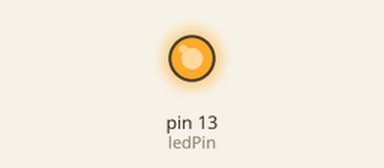
This sketch was run on a simulated Arduino Uno, built with avr-gcc and run on an emulated ATmega328P. Shown: output pins drawn as LEDs (lit = HIGH).

Above: at 0.15 s.
At 21.8 s:
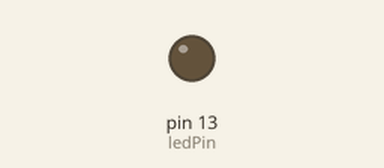
Timing chart, 0 to 22.9 s (numbered marks = the images above):
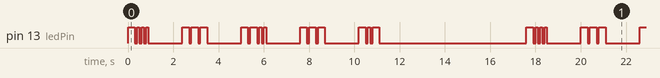

The sketch:

ornek_4.ino
```cpp
//Latin alfabesini mors alfabesine çevirip ona göre ışık veren arduino kodu

const int ledPin =13; // LED'in bağlı olduğu pin
const int dotDuration = 100; // Nokta süresi (ms)
const int dashDuration = 3 * dotDuration; // Çizgi süresi (ms)
const int letterSpace = 3 * dotDuration; // Harfler arası boşluk (ms)
const int wordSpace = 7 * dotDuration; // Kelimeler arası boşluk (ms)

// Morse kodları için eşleme tablosu
const char* morseCode[] = {
    ".-", "-...", "-.-.", "-..", ".", "..-.", "--.", "....", "..", ".---", "-.-", ".-..", "--", "-.", "---", ".--.", "--.-", ".-.", "...", "-", "..-", "...-", ".--", "-..-", "-.--", "--..", // A-Z
    "-----", ".----", "..---", "...--", "....-", ".....", "-....", "--...", "---..", "----." // 0-9
};

const char letters[] = "ABCDEFGHIJKLMNOPQRSTUVWXYZ0123456789";

void setup() {
    pinMode(ledPin, OUTPUT);
    Serial.begin(9600);
}

// Verilen karakteri Morse koduna çeviren fonksiyon
String charToMorse(char c) {
    c = toupper(c); // Büyük harfe çevir
    if (c >= 'A' && c <= 'Z') {
        return morseCode[c - 'A'];
    } else if (c >= '0' && c <= '9') {
        return morseCode[26 + (c - '0')];
    } else if (c == ' ') {
        return " "; // Boşluk karakterini ayırt etmek için
    } else {
        return ""; // Desteklenmeyen karakterler için boş
    }
}

void dot() {
    digitalWrite(ledPin, HIGH);
    delay(dotDuration);
    digitalWrite(ledPin, LOW);
    delay(dotDuration);
}

void dash() {
    digitalWrite(ledPin, HIGH);
    delay(dashDuration);
    digitalWrite(ledPin, LOW);
    delay(dotDuration);
}

void playMorse(String morse) {
    for (int i = 0; i < morse.length(); i++) {
        char symbol = morse[i];
        if (symbol == '.') {
            dot();
        } else if (symbol == '-') {
            dash();
        } else if (symbol == ' ') {
            delay(letterSpace); // Harfler arası boşluk
        }
    }
    delay(wordSpace); // Kelimeler arası boşluk
}

void loop() {
    String message = "BOZOK"; // Morse koduna çevrilecek mesaj

    for (int i = 0; i < message.length(); i++) {
        char character = message[i];
        String morse = charToMorse(character); // Karakteri Morse koduna çevir
        playMorse(morse); // Morse kodunu LED ile göster
        delay(wordSpace); // Kelime arası boşluk
    }

    delay(5000); // Mesajın tekrar edilmeden önce bekleme süresi
}
```

Measured:
- by itself, pin 13 (ledPin): moves between LOW and HIGH, repeating every 17.6 s
- by itself, everything shown: repeats every 17.6 s, in 34 steps
